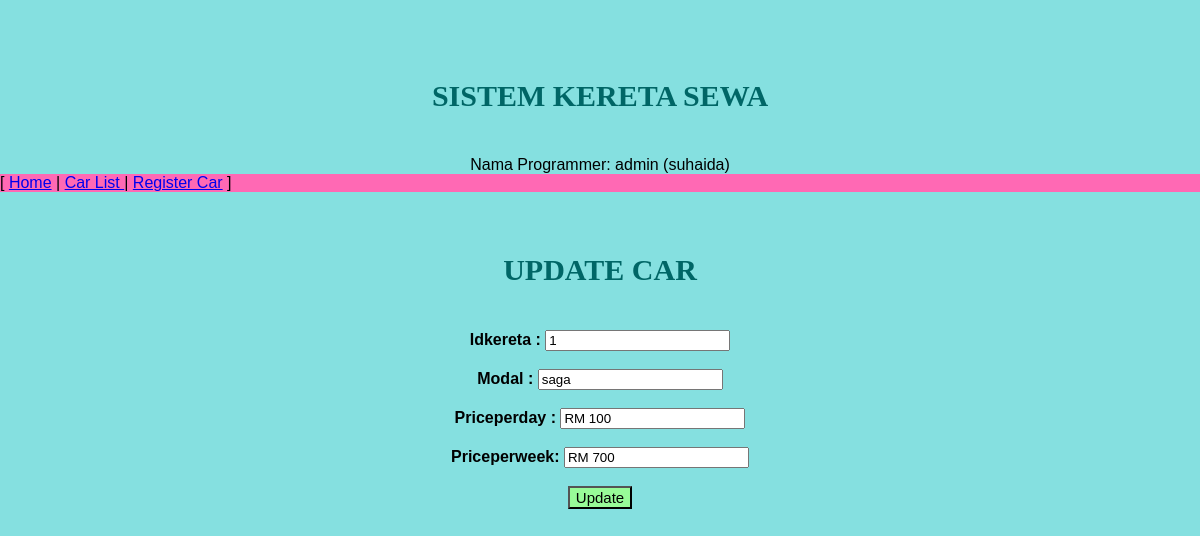
The app's page /admin/updatecar.php?idkereta=1, older data.
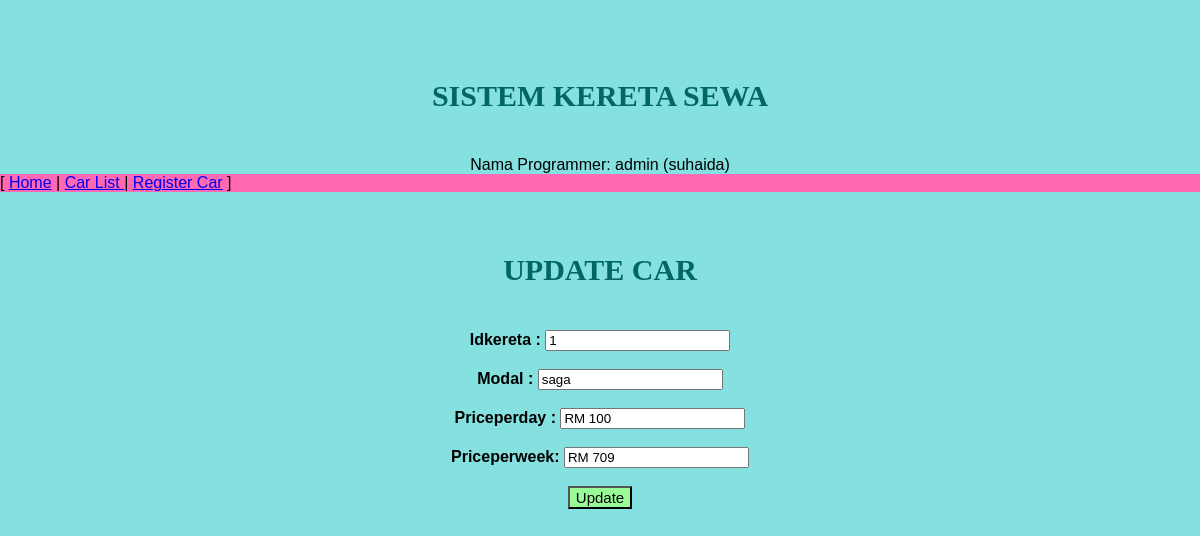
The same page, newer data.
### tables this page shows
CREATE TABLE `kereta` (
  `idkereta` int(10) NOT NULL,
  `modal` varchar(20) NOT NULL,
  `priceperday` varchar(10) NOT NULL,
  `priceperweek` varchar(10) NOT NULL
);

### admin/updatecar.php (the view, shortened to what this page needs)
<?php
require '../connection.php';
$idusr = $_GET["idkereta"];
$dis_usr = "SELECT * FROM kereta WHERE idkereta='$idusr'";
$resultusr = $conn->query($dis_usr);
$row = $resultusr->fetch_assoc();
?>
<html>
<head>
    <link rel="stylesheet" href="../style.css">
</head>
<body>
    <div class="container">
        <br><br><br>
        <div class="center">
            <h2>Sistem Kereta Sewa</h2>
        </div>
        <center><br> Nama Programmer: admin (suhaida)</a></center>
    </div>
    <nav style="background-color: hotpink">
        [
        <a class="active" href="../index.php">Home</a>
        |
        <a href="listcar.php">Car List </a>
        |
        <a href="register.php">Register Car</a>
        ]
    </nav>
    <br><br>
    <center>
        <h2>Update Car</h2>
    </center>
    <form name="myform" action="updateprocess.php" method="post">
        <center>
            <br>
            <b>Idkereta :</b>
            <input type="text" name="idkereta" value="<?php echo $row["idkereta"]; ?>">
            <br>
            <br>
            <b>Modal :</b>
            <input type="text" name="modal" value="<?php echo $row["modal"]; ?>">
            <br>
            <br>
            <b>Priceperday :</b>
            <input type="text" name="priceperday" value="<?php echo $row["priceperday"]; ?>">
            <br>
            <br>
            <b>Priceperweek:</b>
            <input type="text" name="priceperweek" value="<?php echo $row["priceperweek"]; ?>">
        </center>
        <br>
        <center>
            <input type="submit" value="Update" style="background-color:PaleGreen;font-size: 15px;" />
        </center>
    </form>
</body>
</html>

Row changes from the older to the newer data that the page shows:
changed kereta "saga": priceperweek "RM 700" → "RM 709"
